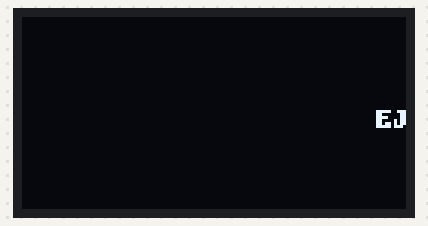
This program was run on a simulated Raspberry Pi (BCM pin numbers). Shown: 128×64 one-colour display. What the program prints to the terminal is not drawn.

Above: at 0.69 s.
At 3.1 s:
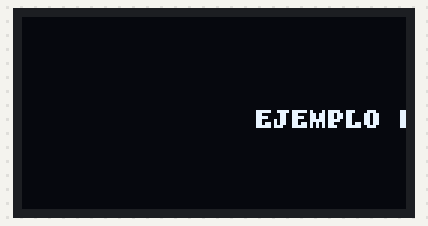
At 5.42 s:
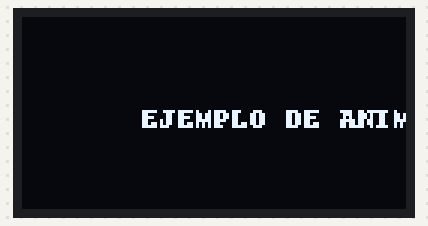
At 10.23 s:
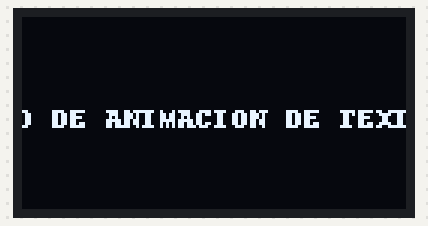
At 15.02 s:
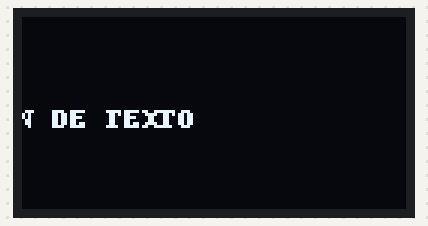
At 19.72 s:
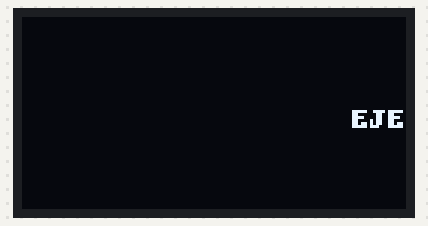

The program:

SSD1306_EjemploAnimacion.py
```python
"""
Ejemplo Sencillo del uso del modulo OLED SSD1306, donde se muestra un texto animado
"""

import math
import time
import Adafruit_GPIO.SPI as SPI
import Adafruit_SSD1306
from PIL import Image
from PIL import ImageFont
from PIL import ImageDraw


# Raspberry Pi pin configuration:
RST = 24
# Note the following are only used with SPI:
DC = 23
SPI_PORT = 0
SPI_DEVICE = 0

# 128x64 display with hardware SPI:
disp = Adafruit_SSD1306.SSD1306_128_64(rst=RST, dc=DC, spi=SPI.SpiDev(SPI_PORT, SPI_DEVICE, max_speed_hz=8000000))

# Initialize library.
disp.begin()

# Get display width and height.
width = disp.width
height = disp.height

# Clear display.
disp.clear()
disp.display()

# Create image buffer.
# Make sure to create image with mode '1' for 1-bit color.
image = Image.new('1', (width, height))

# Load default font.
font = ImageFont.load_default()

# Alternatively load a TTF font.  Make sure the .ttf font file is in the same directory as this python script!
# Some nice fonts to try: http://www.dafont.com/bitmap.php
# font = ImageFont.truetype('Minecraftia.ttf', 8)

# Create drawing object.
draw = ImageDraw.Draw(image)

# Define text and get total width.
text = 'EJEMPLO DE ANIMACION DE TEXTO'
maxwidth, unused = draw.textsize(text, font=font)

# Set animation and sine wave parameters.
amplitude = height/4
offset = height/2 - 4
velocity = -2
startpos = width

# Animate text moving in sine wave.
print('Press Ctrl-C to quit.')
pos = startpos
while True:
    # Clear image buffer by drawing a black filled box.
    draw.rectangle((0,0,width,height), outline=0, fill=0)
    # Enumerate characters and draw them offset vertically based on a sine wave.
    x = pos
    for i, c in enumerate(text):
        # Stop drawing if off the right side of screen.
        if x > width:
            break
        # Calculate width but skip drawing if off the left side of screen.
        if x < -10:
            char_width, char_height = draw.textsize(c, font=font)
            x += char_width
            continue
        # Calculate offset from sine wave.
        #y = offset+math.floor(amplitude*math.sin(x/float(width)*2.0*math.pi))
        # Draw text.
        draw.text((x, offset), c, font=font, fill=255)
        # Increment x position based on chacacter width.
        char_width, char_height = draw.textsize(c, font=font)
        x += char_width
    # Draw the image buffer.
    disp.image(image)
    disp.display()
    # Move position for next frame.
    pos += velocity
    # Start over if text has scrolled completely off left side of screen.
    if pos < -maxwidth:
        pos = startpos
    # Pause briefly before drawing next frame.
    time.sleep(0.1)
```

Measured:
- by itself, everything shown: repeats every 18.5 s, in 151 steps
